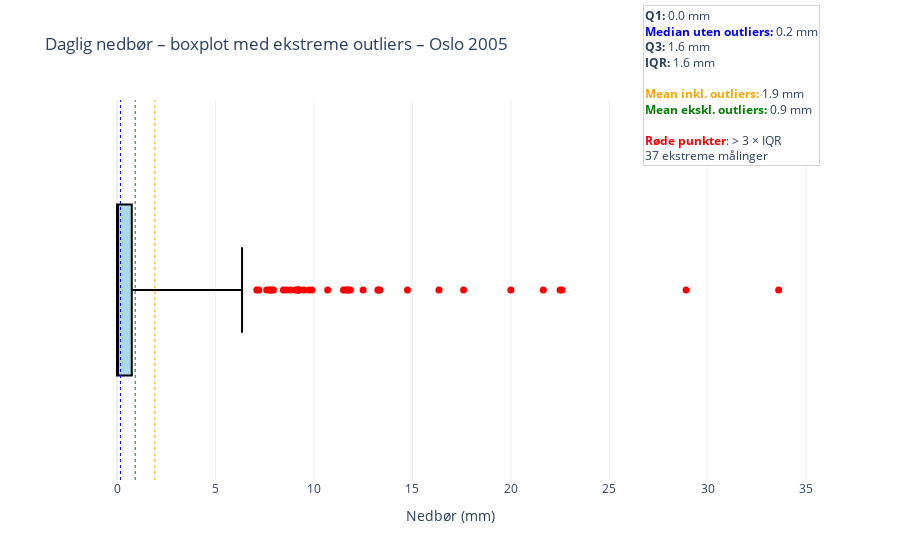

Write notebook code for a chart like this one.
### Markdown cell above
### Boxplot visualisering av ekstremverdier

### Code cell
year = 2005

df_year = ys.compute_yearly(
    city,
    element_id,
    year,
    aggregate=None,
)

summary = od.summarize(df_year["value"])
q1, q3, iqr = summary["Q1"], summary["Q3"], summary["IQR"]
extreme_mask = od.detect_iqr(df_year["value"], extreme=True)
core_series = od.remove_outliers_iqr(
    df_year["value"],
    extreme=True,
)
core_vals = core_series.dropna()

stats_mean = oa.stats_with_without_outliers(
    city=city,
    element_id=element_id,
    time_offset=offset,
    statistic="mean",
)
stats_median = oa.stats_with_without_outliers(
    city=city,
    element_id=element_id,
    time_offset=offset,
    statistic="median",
)

stats_mean_year = stats_mean[
    stats_mean["year_month"].str.startswith(str(year))
]
stats_median_year = stats_median[
    stats_median["year_month"].str.startswith(str(year))
]

mean_with_out = stats_mean_year["mean_with_outliers"].mean()
mean_no_out = stats_mean_year["mean_without_outliers"].mean()
median_core = stats_median_year["median_without_outliers"].mean()
extreme_vals = df_year.loc[
    extreme_mask, ["value", "referenceTime"]
]

fig = go.Figure()
fig.add_trace(
    go.Box(
        x=core_vals,
        y=[0] * len(core_vals),
        orientation="h",
        boxpoints=False,
        fillcolor="lightblue",
        line=dict(color="black"),
        width=0.9,
        hoverinfo="skip",
        showlegend=False,
    ),
)

if not extreme_vals.empty:
    fig.add_trace(
        go.Scatter(
            x=extreme_vals["value"],
            y=[0] * len(extreme_vals),
            mode="markers",
            marker=dict(color="red", size=7),
            text=extreme_vals["referenceTime"].dt.strftime("%Y-%m-%d"),
            hovertemplate=(
                "<b>%{text}</b><br>"
                "Nedbør: %{x:.1f} mm<extra></extra>"
            ),
            showlegend=False,
        ),
    )

fig.add_vline(x=mean_with_out, line_width=1, line_dash="dot", line_color="orange")
fig.add_vline(x=mean_no_out, line_width=1, line_dash="dot", line_color="green")
fig.add_vline(x=median_core, line_width=1, line_dash="dot", line_color="blue")

info = (
    f"<b>Q1:</b> {q1:.1f} mm<br>"
    f"<span style='color:blue'><b>Median uten outliers:</b></span> {median_core:.1f} mm<br>"
    f"<b>Q3:</b> {q3:.1f} mm<br>"
    f"<b>IQR:</b> {iqr:.1f} mm<br><br>"
    f"<span style='color:orange'><b>Mean inkl. outliers:</b></span> {mean_with_out:.1f} mm<br>"
    f"<span style='color:green'><b>Mean ekskl. outliers:</b></span> {mean_no_out:.1f} mm<br><br>"
    f"<span style='color:red'><b>Røde punkter</b></span>: > 3 × IQR<br>"
    f"{len(extreme_vals)} ekstreme målinger<br><br>"
)

fig.add_annotation(
    xref="paper",
    yref="paper",
    x=1,
    y=1.25,
    xanchor="right",
    yanchor="top",
    text=info,
    showarrow=False,
    align="left",
    bordercolor="lightgrey",
    borderwidth=1,
    bgcolor="white",
    font=dict(size=12),
)

fig.update_layout(
    title=(
        f"Daglig nedbør – boxplot med ekstreme outliers – "
        f"{city.capitalize()} {year}"
    ),
    xaxis_title="Nedbør (mm)",
    yaxis=dict(visible=False, range=[-1, 1]),
    template="plotly_white",
    hovermode="x",
)

fig.show()

### Figure 1 — Plotly figure (JSON) as saved in the notebook; plotly's stock layout.template omitted (floating-point values rounded to 4 significant figures; data arrays with more than 128 entries replaced by an {"elided": "..."} marker saying what was removed)
{"data": [{"boxpoints": false, "fillcolor": "lightblue", "hoverinfo": "skip", "line": {"color": "black"}, "orientation": "h", "showlegend": false, "type": "box", "width": 0.9, "x": {"elided": "328 float values"}, "y": {"elided": "328 int values"}}, {"hovertemplate": "<b>%{text}</b><br>Nedbør: %{x:.1f} mm<extra></extra>", "marker": {"color": "red", "size": 7}, "mode": "markers", "showlegend": false, "text": ["2005-01-09", "2005-01-19", "2005-03-12", "2005-04-08", "2005-04-30", "2005-05-03", "2005-05-09", "2005-05-21", "2005-05-22", "2005-05-26", "2005-05-27", "2005-05-29", "2005-06-05", "2005-06-13", "2005-06-14", "2005-07-16", "2005-07-17", "2005-07-20", "2005-07-21", "2005-08-01", "2005-08-07", "2005-08-09", "2005-08-23", "2005-08-24", "2005-08-26", "2005-09-03", "2005-09-14", "2005-10-02", "2005-10-21", "2005-10-23", "2005-10-26", "2005-10-30", "2005-11-02", "2005-11-04", "2005-11-05", "2005-11-25", "2005-12-07"], "type": "scatter", "x": [11.7, 7.95, 9.9, 9.5, 9.75, 7.75, 8.8, 11.5, 22.6, 7.75, 11.75, 7.2, 9.05, 13.35, 7.1, 8.45, 9.15, 21.65, 28.9, 17.6, 11.85, 12.5, 9.25, 13.25, 14.75, 9.2, 8.6, 16.35, 11.6, 20.0, 10.7, 9.25, 13.28, 33.6, 7.85, 22.5, 7.6], "y": [0, 0, 0, 0, 0, 0, 0, 0, 0, 0, 0, 0, 0, 0, 0, 0, 0, 0, 0, 0, 0, 0, 0, 0, 0, 0, 0, 0, 0, 0, 0, 0, 0, 0, 0, 0, 0]}], "layout": {"annotations": [{"align": "left", "bgcolor": "white", "bordercolor": "lightgrey", "borderwidth": 1, "font": {"size": 12}, "showarrow": false, "text": "<b>Q1:</b> 0.0 mm<br><span style='color:blue'><b>Median uten outliers:</b></span> 0.2 mm<br><b>Q3:</b> 1.6 mm<br><b>IQR:</b> 1.6 mm<br><br><span style='color:orange'><b>Mean inkl. outliers:</b></span> 1.9 mm<br><span style='color:green'><b>Mean ekskl. outliers:</b></span> 0.9 mm<br><br><span style='color:red'><b>Røde punkter</b></span>: > 3 × IQR<br>37 ekstreme målinger<br><br>", "x": 1, "xanchor": "right", "xref": "paper", "y": 1.25, "yanchor": "top", "yref": "paper"}], "hovermode": "x", "shapes": [{"line": {"color": "orange", "dash": "dot", "width": 1}, "type": "line", "x0": 1.925, "x1": 1.925, "xref": "x", "y0": 0, "y1": 1, "yref": "y domain"}, {"line": {"color": "green", "dash": "dot", "width": 1}, "type": "line", "x0": 0.9239, "x1": 0.9239, "xref": "x", "y0": 0, "y1": 1, "yref": "y domain"}, {"line": {"color": "blue", "dash": "dot", "width": 1}, "type": "line", "x0": 0.175, "x1": 0.175, "xref": "x", "y0": 0, "y1": 1, "yref": "y domain"}], "title": {"text": "Daglig nedbør – boxplot med ekstreme outliers – Oslo 2005"}, "xaxis": {"title": {"text": "Nedbør (mm)"}}, "yaxis": {"range": [-1, 1], "visible": false}}}
